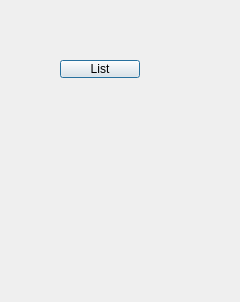
<?xml version="1.0" encoding="UTF-8"?>
<ui version="4.0">
 <class>firstList</class>
 <widget class="QDialog" name="firstList">
  <property name="geometry">
   <rect>
    <x>0</x>
    <y>0</y>
    <width>240</width>
    <height>302</height>
   </rect>
  </property>
  <property name="windowTitle">
   <string>Dialog</string>
  </property>
  <widget class="QPushButton" name="pushButton">
   <property name="geometry">
    <rect>
     <x>60</x>
     <y>60</y>
     <width>80</width>
     <height>18</height>
    </rect>
   </property>
   <property name="text">
    <string>List</string>
   </property>
  </widget>
 </widget>
 <resources/>
 <connections/>
</ui>
